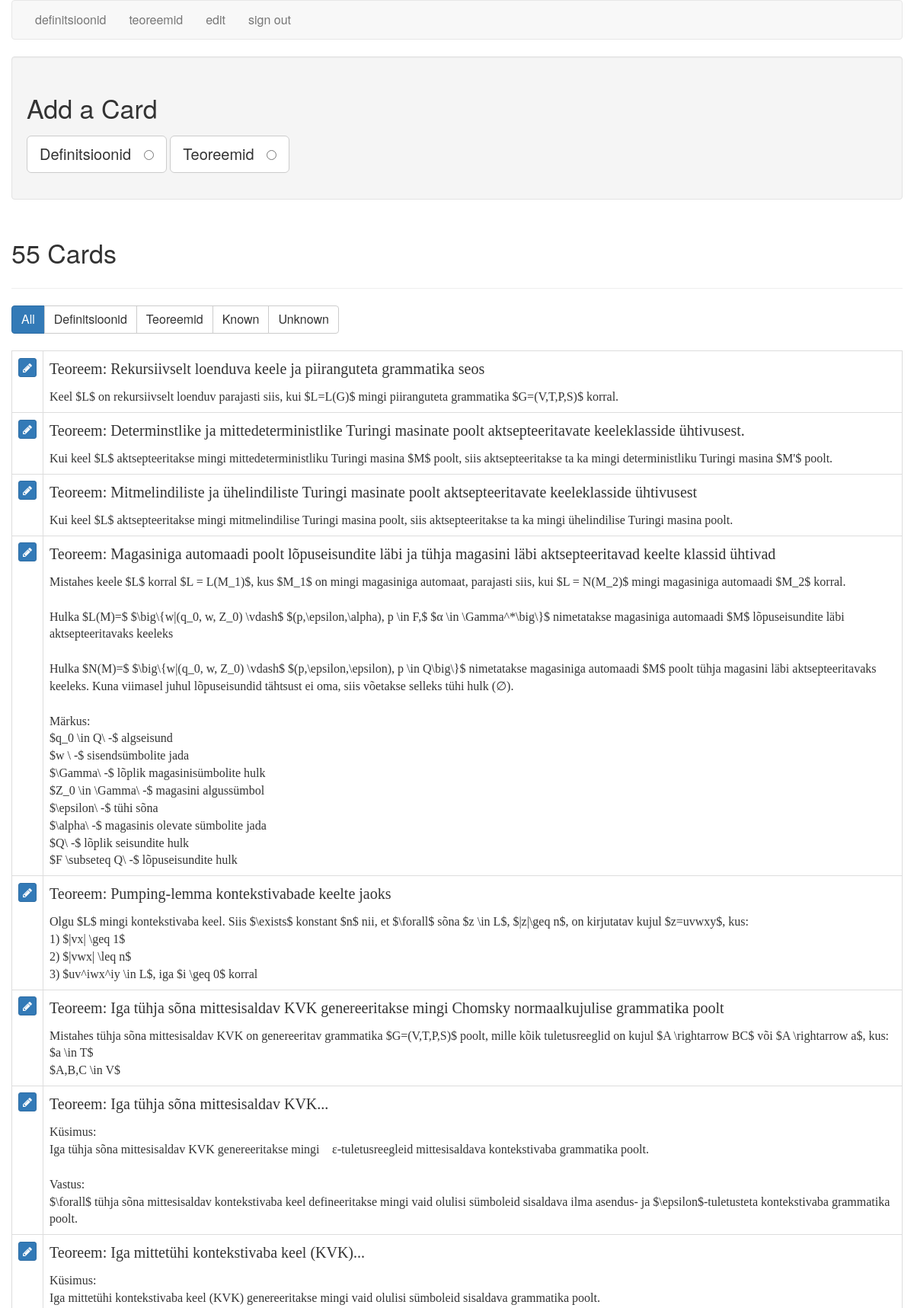
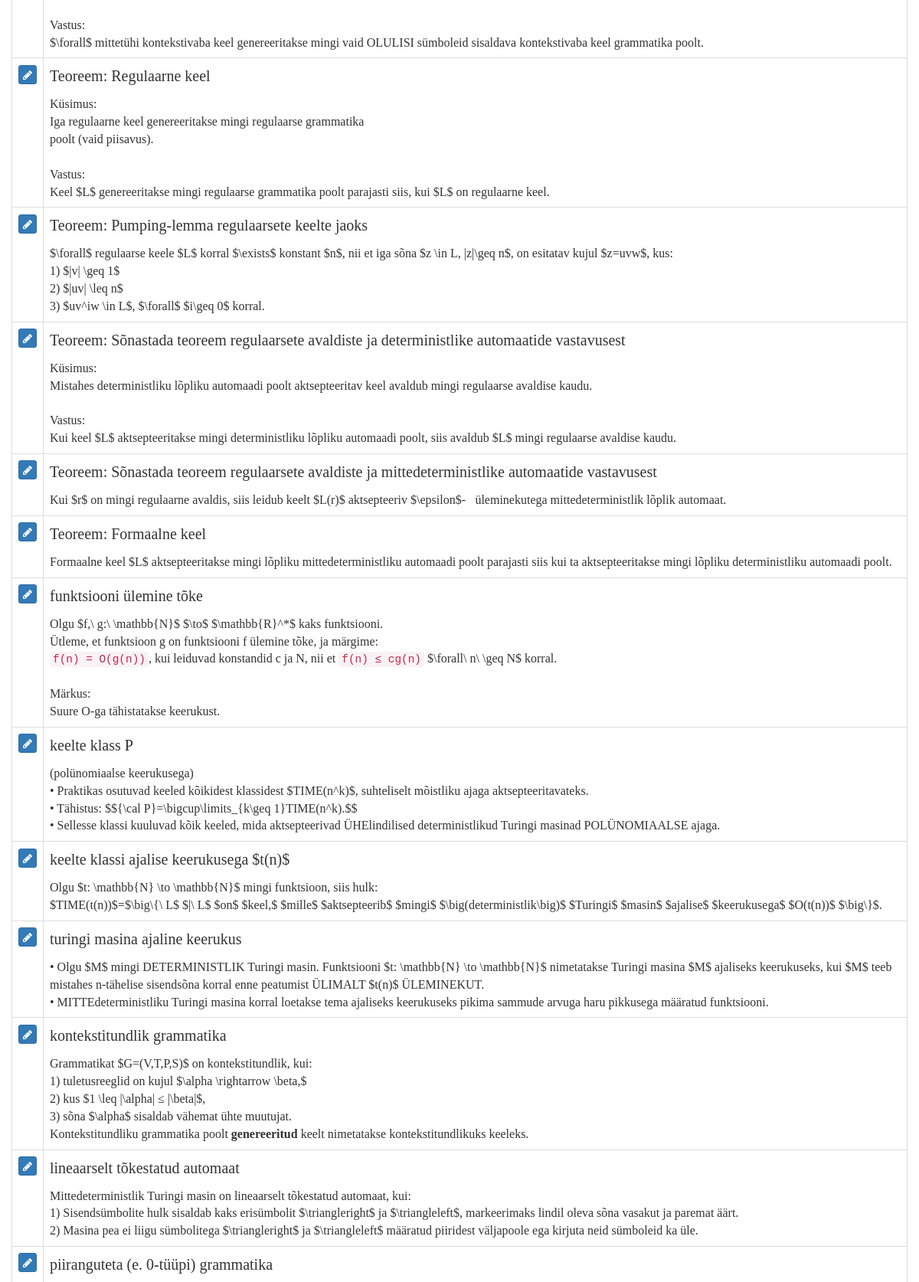
The app's page /cards (signed in, upper part) with its own data (2 pictures, top to bottom).
### tables this page shows
CREATE TABLE cards (
  id integer primary key autoincrement,
  type tinyint not null, /* 1 for vocab, 2 for code */
  front text not null,
  back text not null,
  known boolean default 0
);

### flash_cards.py (the view)
@app.route('/cards')
def cards():
    if not session.get('logged_in'):
        return redirect(url_for('login'))
    db = get_db()
    query = '''
        SELECT id, type, front, back, known
        FROM cards
        ORDER BY id DESC
    '''
    cur = db.execute(query)
    cards = cur.fetchall()
    return render_template('cards.html', cards=cards, filter_name="all")

### flash_cards.py (called while the page is built)
def connect_db():
    rv = sqlite3.connect(app.config['DATABASE'])
    rv.row_factory = sqlite3.Row
    return rv

def get_db():
    if not hasattr(g, 'sqlite_db'):
        g.sqlite_db = connect_db()
    return g.sqlite_db

### templates/cards.html (shortened to what this page needs)
{% extends "layout.html" %}
{% block body %}
    <div class="well editPanel">
        <h2>Add a Card</h2>
        <form action="{{ url_for('add_card') }}" method="post" class="cardForm">
            <div class="form-group">
                <label for="general" class="toggleButton btn btn-default btn-lg">Definitsioonid &nbsp;
                    <input type="radio" name="type" value="1" id="general"/>
                </label>
                <label for="code" class="toggleButton btn btn-default btn-lg">Teoreemid &nbsp;
                    <input type="radio" name="type" value="2" id="code"/>
                </label>
            </div>
        </form>
    </div>
    <div class="page-header">
        <h2>{{ cards|length }} Card{{ '' if (cards|length == 1) else 's' }}</h2>
    </div>
    <div class="btn-group btn-group-md" role="group" aria-label="filters">
        <a href="{{ url_for('filter_cards', filter_name="all") }}"
           class="btn btn-{{ "primary" if filter_name == "all" else "default" }}">All</a>
        <a href="{{ url_for('filter_cards', filter_name="general") }}"
           class="btn btn-{{ "primary" if filter_name == "general" else "default" }}">Definitsioonid</a>
        <a href="{{ url_for('filter_cards', filter_name="code") }}"
           class="btn btn-{{ "primary" if filter_name == "code" else "default" }}">Teoreemid</a>
        <a href="{{ url_for('filter_cards', filter_name="known") }}"
           class="btn btn-{{ "primary" if filter_name == "known" else "default" }}">Known</a>
        <a href="{{ url_for('filter_cards', filter_name="unknown") }}"
           class="btn btn-{{ "primary" if filter_name == "unknown" else "default" }}">Unknown</a>
    </div>
    <br/>
    <br/>
    <table class="table table-bordered">
        {% for card in cards %}
            <tr>
                <td>
                    <a href="{{ url_for('edit', card_id=card.id) }}" class="btn btn-xs btn-primary"><i
                            class="fa fa-pencil" aria-hidden="true"></i></a>
                </td>
                <td class="cardContent">
                    <h4>
                        {% if card.type == 1 %}
                            {{ card.front }}
                        {% else %}
                            Teoreem:&nbsp;{{ card.front }}
                        {% endif %}
                    </h4>
                    {{ card.back|replace("\n", "<br />")|safe }}
                </td>
            </tr>
        {% else %}
            <tr>
                <td>
                    <em>No cards to show.</em>
                </td>
            </tr>
        {% endfor %}
    </table>
{% endblock %}

### static/style.css (style rules this page uses)
.cardContent, h4 { font-family: Georgia, "Times New Roman", Times, serif; }
.cardContent h4 { margin-top: 0; }

### records on screen
cards: front "Rekursiivselt loenduva keele ja piiranguteta grammatika seos", back "Keel $L$ on rekursiivselt loenduv parajasti siis, kui $L=L(G)$ mingi piiranguteta grammatika $G=(V,T,P,S)$ korral."
cards: front "Determinstlike ja mittedeterministlike Turingi masinate poolt aktsepteeritavate keeleklasside ühtivusest.", back "Kui keel $L$ aktsepteeritakse mingi mittedeterministliku Turingi masina $M$ poolt, siis aktsepteeritakse ta ka mingi deterministliku Turingi masina $M'$ poolt."
cards: front "Mitmelindiliste ja ühelindiliste Turingi masinate poolt aktsepteeritavate keeleklasside ühtivusest", back "Kui keel $L$ aktsepteeritakse mingi mitmelindilise Turingi masina poolt, siis aktsepteeritakse ta ka mingi ühelindilise Turingi masina poolt."
cards: front "Magasiniga automaadi poolt lõpuseisundite läbi ja tühja magasini läbi aktsepteeritavad keelte klassid ühtivad", back "Mistahes keele $L$ korral $L = L(M_1)$, kus $M_1$ on mingi magasiniga automaat, parajasti siis, kui $L = N(M_2)$ mingi magasiniga automaadi $M_2$ korral. Hulka $L(M)=$ $\\big\\{w|(q_0, w, Z_0) \\vdash$ $(p,\\epsilon,\\alpha), p \\in F,$ $α \\in \\Gamma^*\\big\\}$ nimetatakse magasiniga automaadi $M$ lõpuseisundite läbi aktsepteeritavaks keeleks Hulka $N(M)=$ $\\big\\{w|(q_0, w, Z_0) \\vdash$ $(p,\\epsilon,\\epsilon), p \\in Q\\big\\}$ nimetatakse magasiniga automaadi $M$ poolt tühja magasini läbi aktsepteeritavaks keeleks. Kuna viimasel juhul lõpuseisundid tähtsust ei oma, siis võetakse selleks tühi hulk (∅). Märkus: $q_0 \\in Q\\ -$ algseisund $w \\ -$ sisendsümbolite jada $\\Gamma\\ -$ lõplik magasinisümbolite…"
cards: front "Pumping-lemma kontekstivabade keelte jaoks", back "Olgu $L$ mingi kontekstivaba keel. Siis $\\exists$ konstant $n$ nii, et $\\forall$ sõna $z \\in L$, $|z|\\geq n$, on kirjutatav kujul $z=uvwxy$, kus: 1) $|vx| \\geq 1$ 2) $|vwx| \\leq n$ 3) $uv^iwx^iy \\in L$, iga $i \\geq 0$ korral"
cards: front "Iga tühja sõna mittesisaldav KVK genereeritakse mingi Chomsky normaalkujulise grammatika poolt", back "Mistahes tühja sõna mittesisaldav KVK on genereeritav grammatika $G=(V,T,P,S)$ poolt, mille kõik tuletusreeglid on kujul $A \\rightarrow BC$ või $A \\rightarrow a$, kus: $a \\in T$ $A,B,C \\in V$"
cards: front "Iga tühja sõna mittesisaldav KVK...", back "Küsimus: Iga tühja sõna mittesisaldav KVK genereeritakse mingi \u000fε-tuletusreegleid mittesisaldava kontekstivaba grammatika poolt. Vastus: $\\forall$ tühja sõna mittesisaldav kontekstivaba keel defineeritakse mingi vaid olulisi sümboleid sisaldava ilma asendus- ja $\\epsilon$-tuletusteta kontekstivaba grammatika poolt."
cards: front "Iga mittetühi kontekstivaba keel (KVK)...", back "Küsimus: Iga mittetühi kontekstivaba keel (KVK) genereeritakse mingi vaid olulisi sümboleid sisaldava grammatika poolt. Vastus: $\\forall$ mittetühi kontekstivaba keel genereeritakse mingi vaid OLULISI sümboleid sisaldava kontekstivaba keel grammatika poolt."
cards: front "Regulaarne keel", back "Küsimus: Iga regulaarne keel genereeritakse mingi regulaarse grammatika poolt (vaid piisavus). Vastus: Keel $L$ genereeritakse mingi regulaarse grammatika poolt parajasti siis, kui $L$ on regulaarne keel."
cards: front "Pumping-lemma regulaarsete keelte jaoks", back "$\\forall$ regulaarse keele $L$ korral $\\exists$ konstant $n$, nii et iga sõna $z \\in L, |z|\\geq n$, on esitatav kujul $z=uvw$, kus: 1) $|v| \\geq 1$ 2) $|uv| \\leq n$ 3) $uv^iw \\in L$, $\\forall$ $i\\geq 0$ korral."
cards: front "Sõnastada teoreem regulaarsete avaldiste ja deterministlike automaatide vastavusest", back "Küsimus: Mistahes deterministliku lõpliku automaadi poolt aktsepteeritav keel avaldub mingi regulaarse avaldise kaudu. Vastus: Kui keel $L$ aktsepteeritakse mingi deterministliku lõpliku automaadi poolt, siis avaldub $L$ mingi regulaarse avaldise kaudu."
cards: front "Sõnastada teoreem regulaarsete avaldiste ja mittedeterministlike automaatide vastavusest", back "Kui $r$ on mingi regulaarne avaldis, siis leidub keelt $L(r)$ aktsepteeriv $\\epsilon$-\u000füleminekutega mittedeterministlik lõplik automaat."
cards: front "Formaalne keel", back "Formaalne keel $L$ aktsepteeritakse mingi lõpliku mittedeterministliku automaadi poolt parajasti siis kui ta aktsepteeritakse mingi lõpliku deterministliku automaadi poolt."
cards: front "funktsiooni ülemine tõke", back "Olgu $f,\\ g:\\ \\mathbb{N}$ $\\to$ $\\mathbb{R}^*$ kaks funktsiooni. Ütleme, et funktsioon g on funktsiooni f ülemine tõke, ja märgime: f(n) = O(g(n)) , kui leiduvad konstandid c ja N, nii et f(n) ≤ cg(n) $\\forall\\ n\\ \\geq N$ korral. Märkus: Suure O-ga tähistatakse keerukust."
cards: front "keelte klass P", back "(polünomiaalse keerukusega) • Praktikas osutuvad keeled kõikidest klassidest $TIME(n^k)$, suhteliselt mõistliku ajaga aktsepteeritavateks. • Tähistus: $${\\cal P}=\\bigcup\\limits_{k\\geq 1}TIME(n^k).$$ • Sellesse klassi kuuluvad kõik keeled, mida aktsepteerivad ÜHElindilised deterministlikud Turingi masinad POLÜNOMIAALSE ajaga."
cards: front "keelte klassi ajalise keerukusega $t(n)$", back "Olgu $t: \\mathbb{N} \\to \\mathbb{N}$ mingi funktsioon, siis hulk: $TIME(t(n))$=$\\big\\{\\ L$ $|\\ L$ $on$ $keel,$ $mille$ $aktsepteerib$ $mingi$ $\\big(deterministlik\\big)$ $Turingi$ $masin$ $ajalise$ $keerukusega$ $O(t(n))$ $\\big\\}$."
cards: front "turingi masina ajaline keerukus", back "• Olgu $M$ mingi DETERMINISTLIK Turingi masin. Funktsiooni $t: \\mathbb{N} \\to \\mathbb{N}$ nimetatakse Turingi masina $M$ ajaliseks keerukuseks, kui $M$ teeb mistahes n-tähelise sisendsõna korral enne peatumist ÜLIMALT $t(n)$ ÜLEMINEKUT. • MITTEdeterministliku Turingi masina korral loetakse tema ajaliseks keerukuseks pikima sammude arvuga haru pikkusega määratud funktsiooni."
cards: front "kontekstitundlik grammatika", back "Grammatikat $G=(V,T,P,S)$ on kontekstitundlik, kui: 1) tuletusreeglid on kujul $\\alpha \\rightarrow \\beta,$ 2) kus $1 \\leq |\\alpha| ≤ |\\beta|$, 3) sõna $\\alpha$ sisaldab vähemat ühte muutujat. Kontekstitundliku grammatika poolt genereeritud keelt nimetatakse kontekstitundlikuks keeleks."
cards: front "lineaarselt tõkestatud automaat", back "Mittedeterministlik Turingi masin on lineaarselt tõkestatud automaat, kui: 1) Sisendsümbolite hulk sisaldab kaks erisümbolit $\\triangleright$ ja $\\triangleleft$, markeerimaks lindil oleva sõna vasakut ja paremat äärt. 2) Masina pea ei liigu sümbolitega $\\triangleright$ ja $\\triangleleft$ määratud piiridest väljapoole ega kirjuta neid sümboleid ka üle."
cards: front "piiranguteta (e. 0-tüüpi) grammatika"

### other values on screen
{{ cards|length }} "55"
{{ '' if (cards|length == 1) else 's' }} "s"
